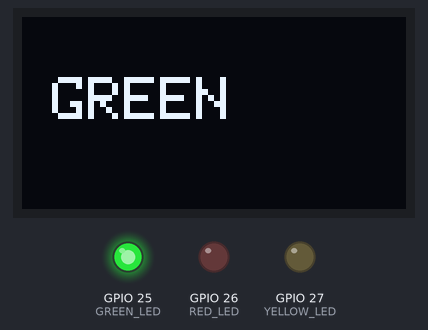
This sketch was run on a simulated ESP32. Parts: 128×64 one-colour display, output pins drawn as LEDs (lit = HIGH).

Above: at 0.1 s.
At 0.6 s:
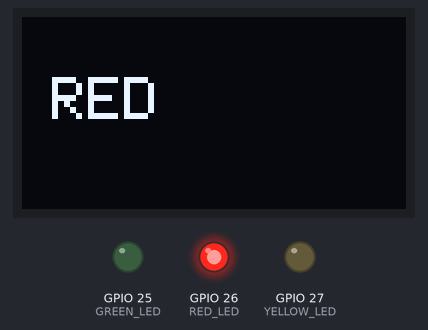
At 1.2 s:
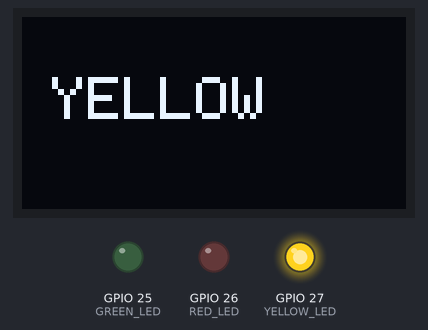
Timing chart, 0 to 40.0 s (numbered marks = the images above):
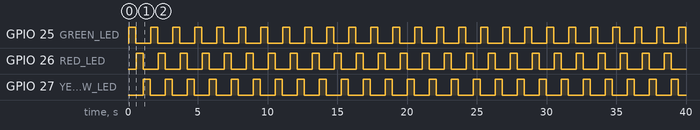

Measured:
- by itself, GPIO 25 (GREEN_LED), GPIO 26 (RED_LED), GPIO 27 (YELLOW_LED): alternates HIGH for 0.50 s and LOW for 1.1 s
- by itself, everything shown: repeats every 1.6 s, in 6 steps
- what the display in image 1 shows lasts 0.5 s, from 0.6 s to 1.1 s

The sketch:

Green_Red_Yellow_LED_OLED.ino
```cpp
//this program will show the LED glowing on the OLED display like RED for red LED, same for green and yellow

#include <Adafruit_GFX.h>
#include <Adafruit_SSD1306.h>
#include <Wire.h>

// OLED Display Dimensions
#define SCREEN_WIDTH 128
#define SCREEN_HEIGHT 64
#define OLED_I2C_ADDRESS 0x3C

// Create an SSD1306 display object
Adafruit_SSD1306 display(SCREEN_WIDTH, SCREEN_HEIGHT, &Wire, -1);

// LED Pins
#define GREEN_LED 25
#define RED_LED 26
#define YELLOW_LED 27

void setup() {
  // Initialize Serial Communication
  Serial.begin(115200);

  // Initialize the OLED Display
  if (!display.begin(SSD1306_SWITCHCAPVCC, OLED_I2C_ADDRESS)) {
    Serial.println(F("SSD1306 allocation failed"));
    for (;;); // Stop if initialization fails
  }

  // Initialize LED Pins
  pinMode(GREEN_LED, OUTPUT);
  pinMode(RED_LED, OUTPUT);
  pinMode(YELLOW_LED, OUTPUT);

  // Clear OLED Display
  display.clearDisplay();
}

void loop() {
  // Display Green and Turn on Green LED
  displayColor("GREEN", SSD1306_WHITE);
  digitalWrite(GREEN_LED, HIGH);
  delay(500);
  digitalWrite(GREEN_LED, LOW);

  // Display Red and Turn on Red LED
  displayColor("RED", SSD1306_WHITE);
  digitalWrite(RED_LED, HIGH);
  delay(500);
  digitalWrite(RED_LED, LOW);

  // Display Yellow and Turn on Yellow LED
  displayColor("YELLOW", SSD1306_WHITE);
  digitalWrite(YELLOW_LED, HIGH);
  delay(500);
  digitalWrite(YELLOW_LED, LOW);
}

void displayColor(const char* colorText, uint16_t textColor) {
  // Clear the OLED Display
  display.clearDisplay();

  // Set text properties
  display.setTextSize(2); // Larger Text
  display.setTextColor(textColor); // White (since it's monochrome)
  display.setCursor(10, 20); // Centered-ish text

  // Display the text
  display.println(colorText);
  display.display();
}
```
